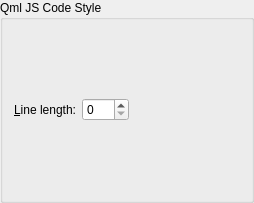
<?xml version="1.0" encoding="UTF-8"?>
<ui version="4.0">
 <class>QmlJSTools::Internal::QmlJSCodeStyleSettingsWidget</class>
 <widget class="QGroupBox" name="QmlJSTools::Internal::QmlJSCodeStyleSettingsWidget">
  <property name="geometry">
   <rect>
    <x>0</x>
    <y>0</y>
    <width>254</width>
    <height>203</height>
   </rect>
  </property>
  <property name="windowTitle">
   <string notr="true"/>
  </property>
  <property name="title">
   <string>Qml JS Code Style</string>
  </property>
  <layout class="QGridLayout" name="gridLayout">
   <item row="0" column="0" colspan="2">
    <layout class="QHBoxLayout" name="horizontalLayout">
     <item>
      <widget class="QLabel" name="lineLengthLabel">
       <property name="sizePolicy">
        <sizepolicy hsizetype="Maximum" vsizetype="Preferred">
         <horstretch>0</horstretch>
         <verstretch>0</verstretch>
        </sizepolicy>
       </property>
       <property name="text">
        <string>&amp;Line length:</string>
       </property>
       <property name="buddy">
        <cstring>lineLengthSpinBox</cstring>
       </property>
      </widget>
     </item>
     <item>
      <widget class="QSpinBox" name="lineLengthSpinBox">
       <property name="sizePolicy">
        <sizepolicy hsizetype="Maximum" vsizetype="Fixed">
         <horstretch>0</horstretch>
         <verstretch>0</verstretch>
        </sizepolicy>
       </property>
       <property name="minimum">
        <number>0</number>
       </property>
       <property name="maximum">
        <number>999</number>
       </property>
      </widget>
     </item>
     <item>
      <spacer name="horizontalSpacer">
       <property name="orientation">
        <enum>Qt::Horizontal</enum>
       </property>
       <property name="sizeHint" stdset="0">
        <size>
         <width>40</width>
         <height>20</height>
        </size>
       </property>
      </spacer>
     </item>
    </layout>
   </item>
  </layout>
 </widget>
 <tabstops>
  <tabstop>lineLengthSpinBox</tabstop>
 </tabstops>
 <resources/>
 <connections/>
</ui>
